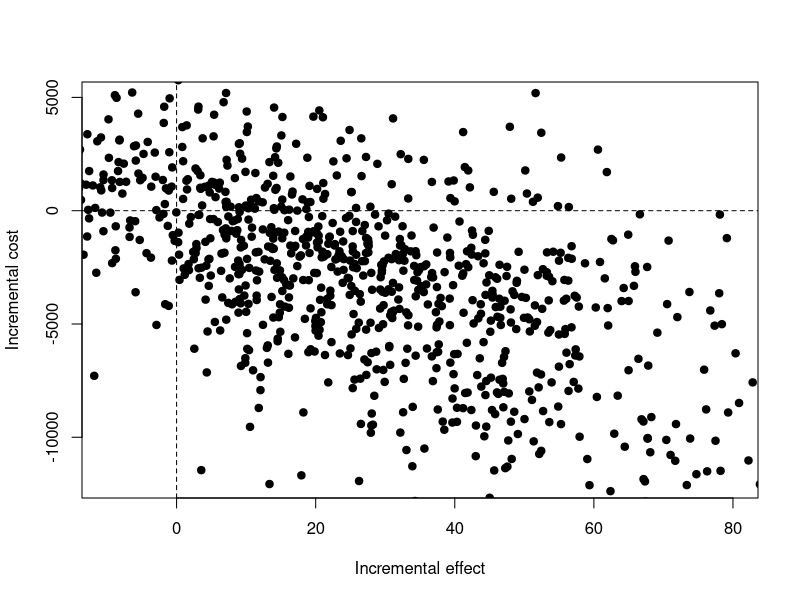
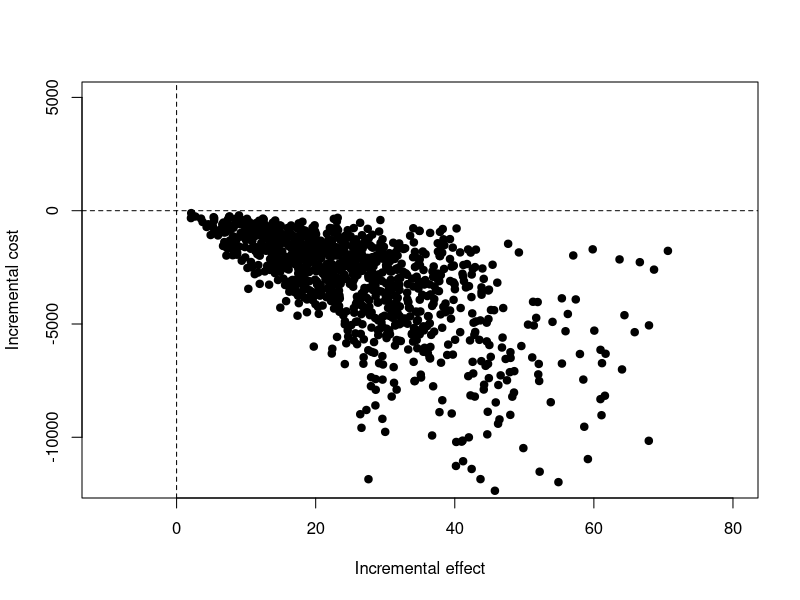
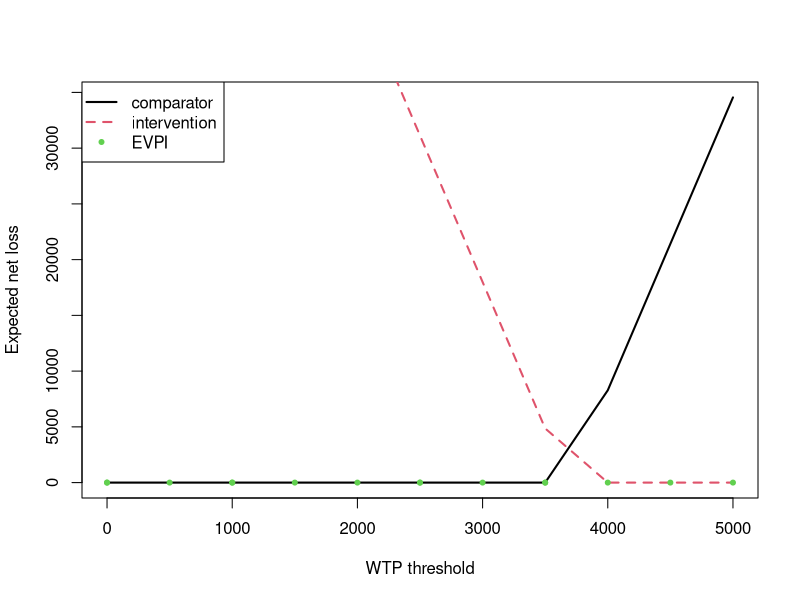
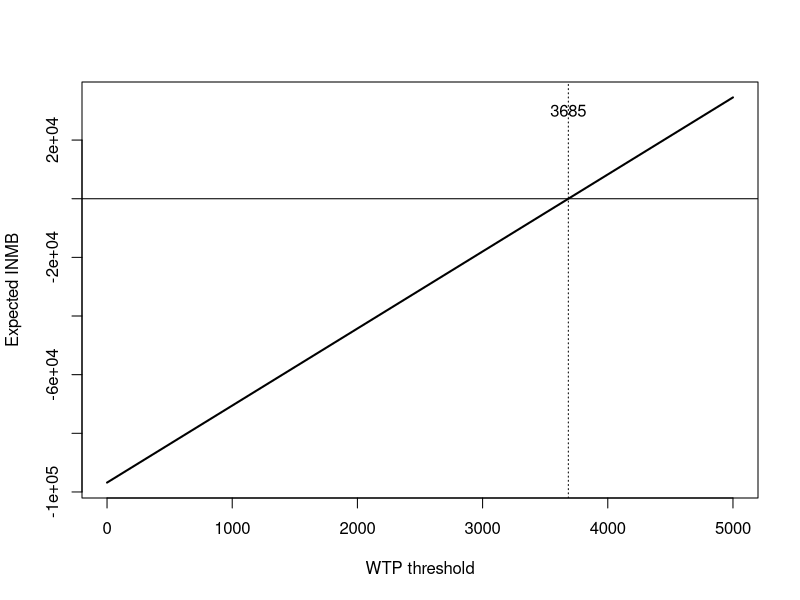
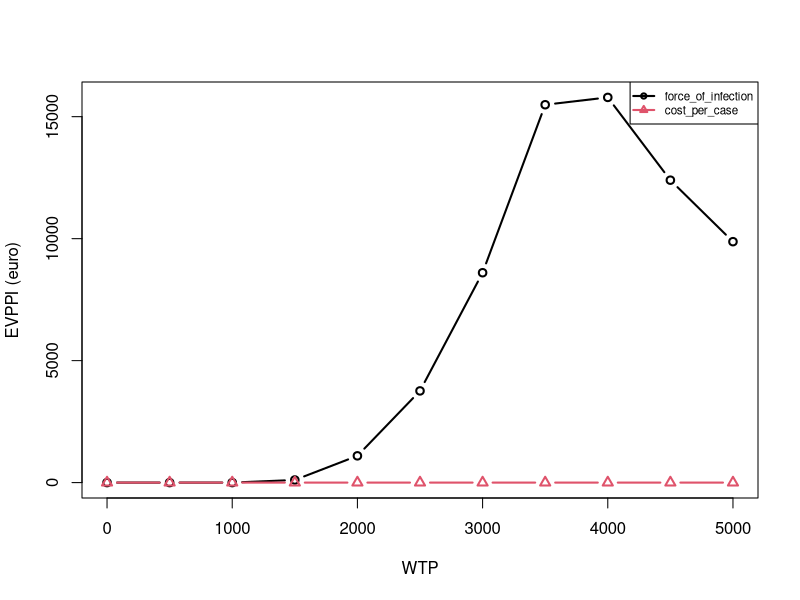

These charts were generated, in order, by the following R code:
## ---- chunk 1

set.seed(2020)
options(width = 80)

knitr::opts_chunk$set(fig.cap = '', fig.align = "center", message = FALSE, warning = FALSE, fig.height = 6, fig.width = 10)

## ---- chunk 2

sample_gamma = function(nsamples, mean, se){
  rgamma(nsamples, shape = mean^2 / se^2, rate = mean / se^2)
}

sample_beta_event = function(nsamples, events, sample_size){
  return(rbeta(nsamples, shape1 = events, shape2 = sample_size - events))
}

## ---- chunk 3

# set number of samples to include in the uncertainty analysis
nsamples = 1000

# population details
targetgroup = 10000 # people>65 years

# force of infection
foi_mean        = 4  # cases
foi_sample_size = 60 # trial population

# cost per case
cost_mean = 10 # euro
cost_se   = 5  # euro

# program details
uptake_program         = 0.80
vaccine_efficacy       = 0.6
vaccine_price_per_dose = 0 # euro

# QALY
QALYloss_case = 0.082

## ---- chunk 4

# set the random-number-generator seed to get exactly the same results each time you run the code
set.seed(345698)

# comparator
force_of_infection = sample_beta_event(nsamples, foi_mean, foi_sample_size)
cost_per_case      = sample_gamma(nsamples, cost_mean, cost_se) # euro
comp_infections    = force_of_infection * targetgroup
comp_QALY_loss     = comp_infections * QALYloss_case
comp_total_cost    = comp_infections * cost_per_case

# intervention
force_of_infection = sample_beta_event(nsamples, foi_mean, foi_sample_size)
cost_per_case      = sample_gamma(nsamples, cost_mean, cost_se) # euro
interv_infections  = force_of_infection * targetgroup * (1 - vaccine_efficacy * uptake_program)
interv_QALY_loss   = interv_infections * QALYloss_case
interv_total_cost  = interv_infections * cost_per_case +
                          (targetgroup * vaccine_price_per_dose * uptake_program)

# calculate incremental cost and effect
incr_QALY_gain = comp_QALY_loss - interv_QALY_loss
incr_cost      = interv_total_cost - comp_total_cost

# plot CE-plane
plot(x = incr_QALY_gain,
     y = incr_cost,
     xlim = c(-10, 80),
     ylim = c(-12e3, 5e3),
     xlab = 'Incremental effect',
     ylab = 'Incremental cost',
     pch = 19)
abline(h = 0, lty = 2)
abline(v = 0, lty = 2)

# show table
data_out = data.frame(sample            = 1:nsamples,
                      comp_total_cost   = comp_total_cost,
                      interv_total_cost = interv_total_cost,
                      incr_cost         = incr_cost,
                      comp_QALY_loss    = comp_QALY_loss,
                      interv_QALY_loss  = interv_QALY_loss,
                      incr_QALY_gain    = incr_QALY_gain)

# print table
knitr::kable(head(round(data_out), 10), caption = "Summary Table of Costs and QALY Values")

## ---- chunk 5

# check "baseline" infections

# Calculate baseline number of infections in program
###interv_infections = force_of_infection * targetgroup * (1 - vaccine_efficacy * uptake_program)
interv_infections_baseline = interv_infections / (1 - vaccine_efficacy * uptake_program)

# calculate difference for "current practice"
diff_current_practice = interv_infections_baseline - comp_infections

# calculate difference with program in place
incr_infections_program = interv_infections - comp_infections

data_out = data.frame(sample                     = 1:nsamples,
                      comp_infections            = comp_infections,
                      interv_infections_baseline = interv_infections_baseline,
                      diff_current_practice      = diff_current_practice,
                      interv_infections          = interv_infections,
                      incr_infections_program    = incr_infections_program)

# print table
knitr::kable(head(round(data_out), 10), caption = "Summary Table of Infections and QALY Values")

## ---- chunk 6

# set the random-number-generator seed to get exactly the same results each time you run the code
set.seed(345698)

# comparator
force_of_infection = sample_beta_event(nsamples, foi_mean, foi_sample_size)
cost_per_case      = sample_gamma(nsamples, cost_mean, cost_se) # euro
comp_infections    = force_of_infection * targetgroup
comp_QALY_loss     = comp_infections * QALYloss_case
comp_total_cost    = comp_infections * cost_per_case

# intervention
####force_of_infection   = sample_beta_event(nsamples,foi_mean,foi_sample_size)  
####cost_per_case        = sample_gamma(nsamples, cost_mean, cost_se) 	  # euro
interv_infections  = comp_infections * (1 - vaccine_efficacy * uptake_program)
interv_QALY_loss   = interv_infections * QALYloss_case
interv_total_cost  = interv_infections * cost_per_case +
                     (targetgroup * vaccine_price_per_dose * uptake_program)

# calculate incremental cost and effect
incr_QALY_gain = comp_QALY_loss - interv_QALY_loss
incr_cost      = interv_total_cost - comp_total_cost

# plot CE-plane
plot(x = incr_QALY_gain,
     y = incr_cost,
     xlim = c(-10, 80),
     ylim = c(-12e3, 5e3),
     xlab = 'Incremental effect',
     ylab = 'Incremental cost',
     pch = 19)
abline(h = 0, lty = 2)
abline(v = 0, lty = 2)

# show table
data_out = data.frame(sample            = 1:nsamples,
                      comp_total_cost   = comp_total_cost,
                      interv_total_cost = interv_total_cost,
                      incr_cost         = incr_cost,
                      comp_QALY_loss    = comp_QALY_loss,
                      interv_QALY_loss  = interv_QALY_loss,
                      incr_QALY_gain    = incr_QALY_gain)

# print table
knitr::kable(head(round(data_out), 10), caption = "Summary Table of Costs and QALY Values")

## ---- chunk 7

# program cost
program_cost = 1e5

# adjust program cost
incr_cost_adj = incr_cost + program_cost

# willingness to pay
k = 4000

# calculate ratio of means and mean of ratios
mean_of_ratios = mean(incr_cost_adj / incr_QALY_gain)
ratio_of_means = mean(incr_cost_adj) / mean(incr_QALY_gain)

# calcualte also INMB
inmb_mean = mean(incr_QALY_gain * k) - mean(incr_cost_adj)

# show table
data_out = data.frame(mean_of_ratios = mean_of_ratios,
                      ratio_of_means = ratio_of_means,
                      inmb_mean      = inmb_mean)

# print table
knitr::kable(head(data_out, 10), caption = "Summary Table (k = 4000)")

## ---- chunk 8

# set WTP threshold
k = 5000

inmb_sample = (incr_QALY_gain * k) - incr_cost_adj
inmb_pos    = as.numeric(inmb_sample > 0)

# show table
data_out = data.frame(sample         = 1:nsamples,
                      incr_cost_adj  = incr_cost_adj,
                      incr_QALY_gain = incr_QALY_gain,
                      inmb_sample    = inmb_sample,
                      inmb_pos       = inmb_pos)


# print table
knitr::kable(head(round(data_out), 10), caption = "Summary Table per Sample (k = 5000)")

# summary statistics
inmb_mean  = mean(incr_QALY_gain * k) - mean(incr_cost_adj)
inmb_mean2 = mean(inmb_sample)
icer       = mean(incr_cost_adj) / mean(incr_QALY_gain)

# show table
data_out = data.frame(inmb_mean  = inmb_mean,
                      inmb_mean2 = inmb_mean2,
                      inmb_pos   = sum(inmb_pos) / length(inmb_pos),
                      icer       = icer)

# print table
knitr::kable(head(data_out, 10), caption = "Summary Table (k = 5000)")

## ---- chunk 9

# set WTP threshold
k = 3500

inmb_sample = (incr_QALY_gain * k) - incr_cost_adj
inmb_pos    = as.numeric(inmb_sample > 0)

# show table
data_out = data.frame(sample         = 1:nsamples,
                      incr_cost_adj  = incr_cost_adj,
                      incr_QALY_gain = incr_QALY_gain,
                      inmb_sample    = inmb_sample,
                      inmb_pos       = inmb_pos)


# print table
knitr::kable(head(round(data_out), 10), caption = "Summary Table per Sample (k = 3500)")


# summary statistics
inmb_mean = mean(incr_QALY_gain * k) - mean(incr_cost_adj)
icer      = mean(incr_cost_adj) / mean(incr_QALY_gain)

# show table
data_out = data.frame(inmb_mean = inmb_mean,
                      inmb_pos  = sum(inmb_pos) / length(inmb_pos),
                      icer      = icer)

# print table
knitr::kable(head(data_out, 10), caption = "Summary Table (k = 3500)")

## ---- chunk 10

# set WTP threshold
k = seq(0, 5000, 500)

inmb_wtp = mean(incr_QALY_gain) * k - mean(incr_cost_adj)
inmb_pos = as.numeric(inmb_wtp > 0)

net_loss_comparator   = (inmb_pos == TRUE) * inmb_wtp
net_loss_intervention = (inmb_pos == FALSE) * -inmb_wtp

# show table
data_out = data.frame(k                     = k,
                      inmb_wtp              = inmb_wtp,
                      inmb_pos              = inmb_pos,
                      net_loss_comparator   = net_loss_comparator,
                      net_loss_intervention = net_loss_intervention)


# print table
knitr::kable(head(round(data_out), 10), caption = "Summary Table Net Loss")

# Plot Net Loss
plot(x = k,
     y = net_loss_comparator,
     type = 'l',
     xlab = 'WTP threshold',
     ylab = 'Expected net loss',
     lwd = 2)
lines(x = k,
      y = net_loss_intervention,
      xlab = 'WTP threshold',
      ylab = 'Expected net loss',
      col = 2,
      lty = 2,
      lwd = 2)

# PLOT EVPI
evpi = apply(cbind(net_loss_comparator, net_loss_intervention), 1, min)

#plot subset
subs = seq(1, length(evpi), length = 15)
points(k[subs], evpi[subs], pch = 20, col = 3)

# add legend
legend('topleft',
       c('comparator',
       'intervention',
       'EVPI'),
       col = 1:3,
       lwd = c(2, 2, NA),
       pch = c(NA, NA, 20),
       lty = 1:2)

## ---- chunk 11

# Plot INMB
plot(x = k,
     y = inmb_wtp,
     type = 'l',
     xlab = 'WTP threshold',
     ylab = 'Expected INMB',
     lwd = 2)
abline(h = 0)
abline(v = icer, lty = 3)
text(x = icer,
     y = 3e4,
     labels = round(icer))

## ---- chunk 12

# load package for GAM
library(mgcv)

# specify WTP
opt_wtp = seq(0, 5000, 500)
num_wtp = length(opt_wtp)

# combine input parameters with uncertainty
model_param = data.frame(force_of_infection = force_of_infection,
                         cost_per_case      = cost_per_case)

# specify the number parameter values
num_param = ncol(model_param)

# initiate matrix to store EVPPI values
evppi = matrix(0, num_wtp, num_param)

# run over all WTP levels
for(j in 1:length(opt_wtp)){

# set WTP threshold
  k = opt_wtp[j]

# calculate INMB
  inmb_sample = (incr_QALY_gain * k) - incr_cost_adj

# approximate NL for each parameter value
  for(i in 1:num_param){

    model     = gam(inmb_sample ~ model_param[, i])
    g.hat_new = model$fitted

    perfect.info = mean(pmax(g.hat_new, 0))
    baseline     = pmax(mean(g.hat_new), 0)

## estimate EVPPI 
    evppi[j, i] = round(perfect.info - baseline, digits = 4)
  }
}

# add column names
colnames(evppi) = colnames(model_param)

## ---- chunk 13

# start with empty plot, and add EVPPI one by one
plot(x = range(opt_wtp),
     y = range(evppi),
     col = 0,
     xlab = "WTP",
     ylab = "EVPPI (euro)")
for(i in 1:ncol(evppi)){
  lines(x = opt_wtp,
        y = evppi[, i],
        type = 'b',
        lwd = 2,
        col = i,
        pch = i)
}
legend('topright',
       colnames(model_param),
       col = 1:num_param,
       pch = 1:num_param,
       lwd = 2,
       cex = 0.7)

## ---- chunk 14

# select one WTP
k = 2500

g_hat = vector(length = nsamples)
for(i in 1:nsamples){
  foi_fixed       = force_of_infection[i]          # fix FOI
  comp_infections = foi_fixed * targetgroup        # scalar
  incr_QALY_gain  = comp_infections * QALYloss_case * vaccine_efficacy * uptake_program
  incr_cost_adj   = -vaccine_efficacy * uptake_program * comp_infections * cost_per_case + program_cost  # vector over all cost samples
  inmb_sample     = (incr_QALY_gain * k) - incr_cost_adj
  g_hat[i]        = mean(inmb_sample)              # E[NMB | FOI_i]
}

perfect.info = mean(pmax(g_hat, 0))
baseline     = pmax(mean(g_hat), 0)
    
evppi_foi = perfect.info - baseline

evppi_foi

cbind(opt_wtp, evppi)
